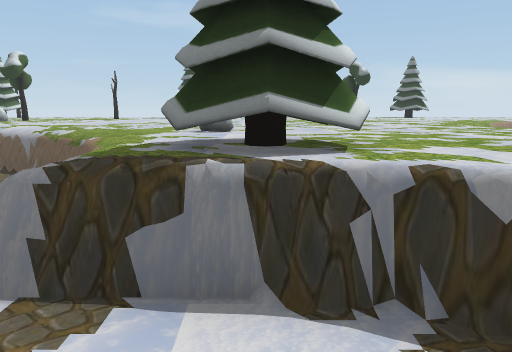
View 1 (above)

12 first-person views from a walk through a 3-D level made in the Unity game engine. The camera is 1.4 m above the floor, tilts 10° down and sees 70° across. The floor is counted in squares, 1 m on a side. Each view is taken from the middle of a square. On the plan, view 1 faces up. The plan holds only what a view shows up to about 16 squares ahead; the rest is blank. The place goes on beyond the plan. The player is left out.

View 2
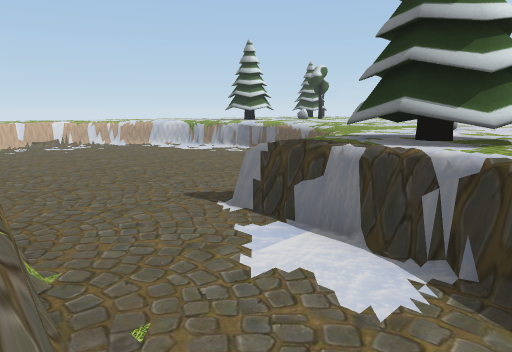

View 3
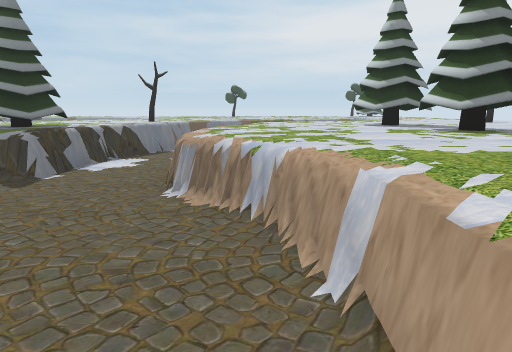

View 4
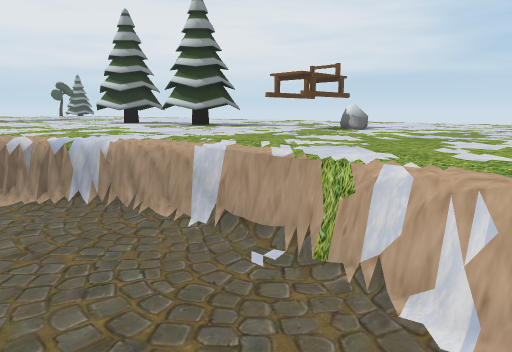

View 5
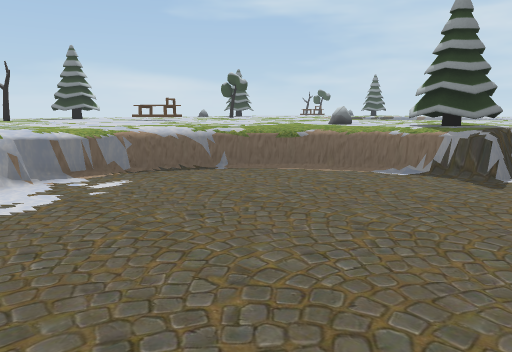

View 6
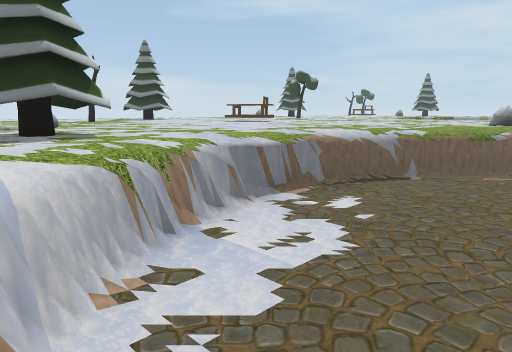

View 7
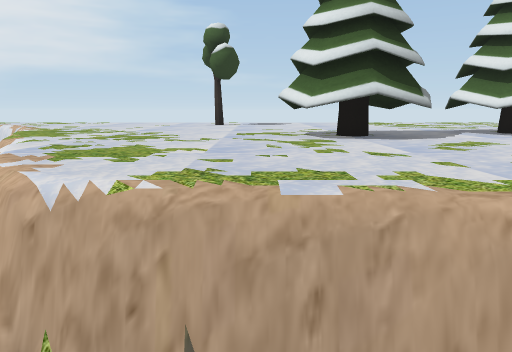

View 8
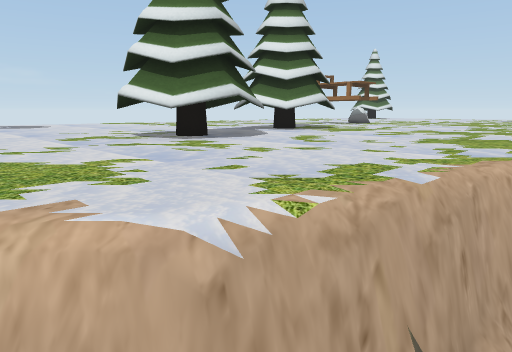

View 9
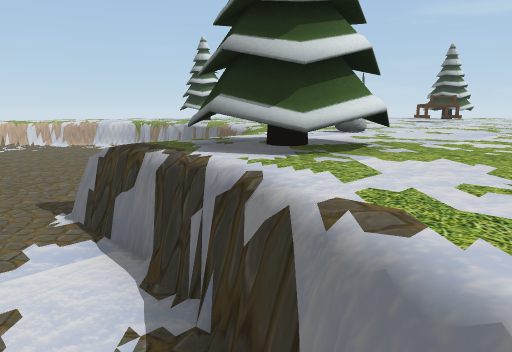

View 10
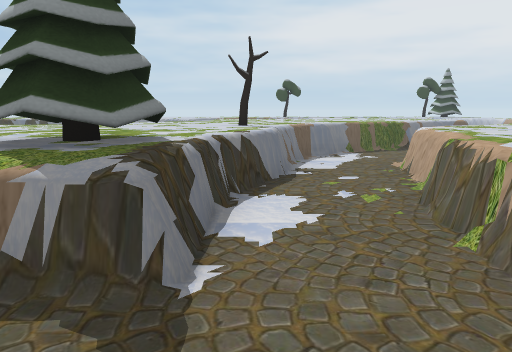

View 11
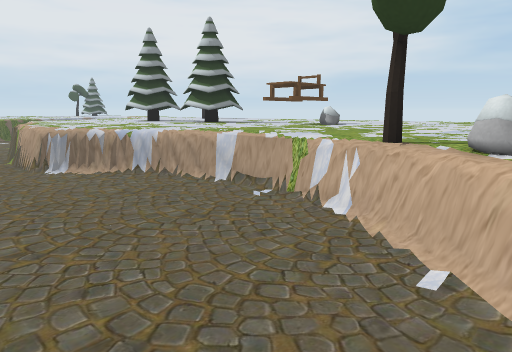

View 12
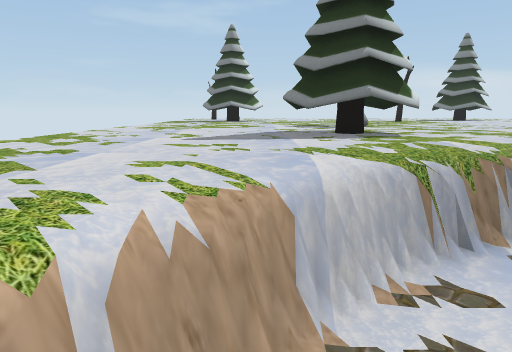

### Floor plan
Key: @ floor where view 1 was taken; # wall or solid block; . main floor; - floor 1 m lower than the main floor; / step, stairs or slope; = window, fence, low wall or low ledge; O other object.
Columns run from 16 left of view 1 to 9 right of it. Each row starts with its distance up from view 1.
 22             OO
 21  O O        OO
 20 .OOO... OO....
 19 ..O.... .O...
 18        .....
 17 ......O...... O..
 16 ......O......OOO.
 15 ......O.......O..    .....
 14 .................    ....=
 13 ....OO............
 12 ....OOO............ ...
 11 ....OOO................
 10 .......................
  9 ...../======...........
  8  ...=/-----=/..........
  7  ..=--------//.O.......
  6   =/---------=..........
  5  .=-----------/OOO......
  4  .=-----------/OOO......
  3  .------------==/....... .
  2  .=---------------=/.OO. .
  1     ----------------===# .
  0     ---------==-@------=#.
 -1    =--------=#...=/-----=.
 -2     O#----/=.......===--=.
 -3     .O...............=---=
 -4      O................=  =
 -5      ............OO...//
 -6      ........OOOOOOO...=
 -7      .....OO.OOO.OO.....
 -8       ...OOO..OO........=
 -9       ...................=
-10       ..............O.....
-11        .............O.....
-12        .............O.....
-13        .....  ......

Where each view was taken, in squares from view 1:
view 1: 0 up, 0 right, facing up
view 2: 1 down, 2 right, facing up-left
view 3: 2 down, 10 left, facing right
view 4: 0 up, 11 left, facing down-right
view 5: 1 up, 11 left, facing up-right
view 6: 5 up, 13 left, facing up-right
view 7: 0 up, 3 right, facing down
view 8: 1 down, 5 right, facing down-left
view 9: 1 up, 3 right, facing up-left
view 10: 2 up, 5 left, facing right
view 11: 2 up, 13 left, facing down-right
view 12: 5 up, 13 left, facing up
